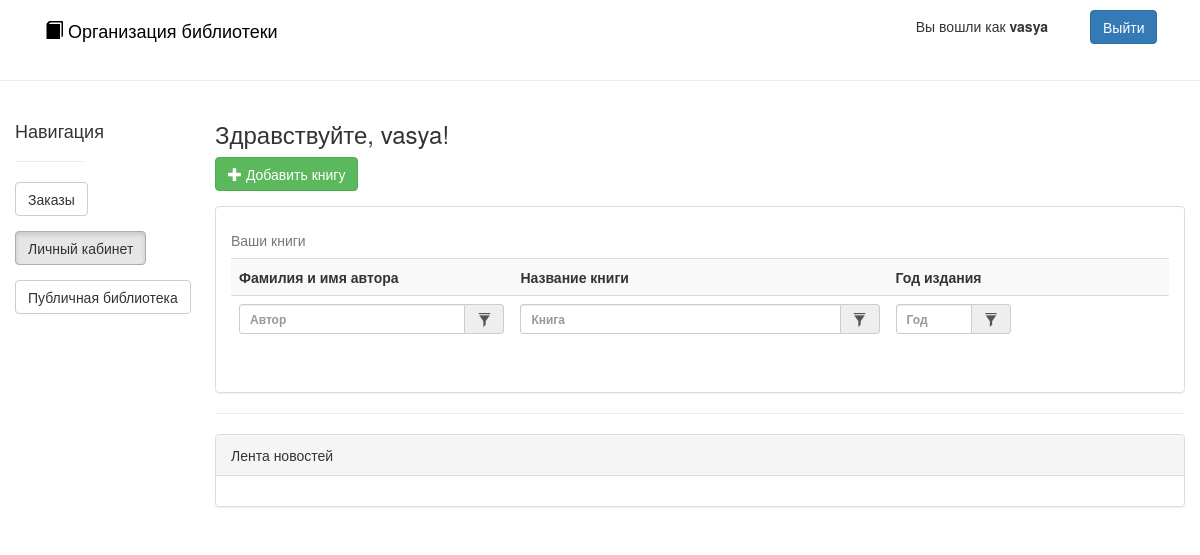
The page / (signed in) on the database as committed earlier.
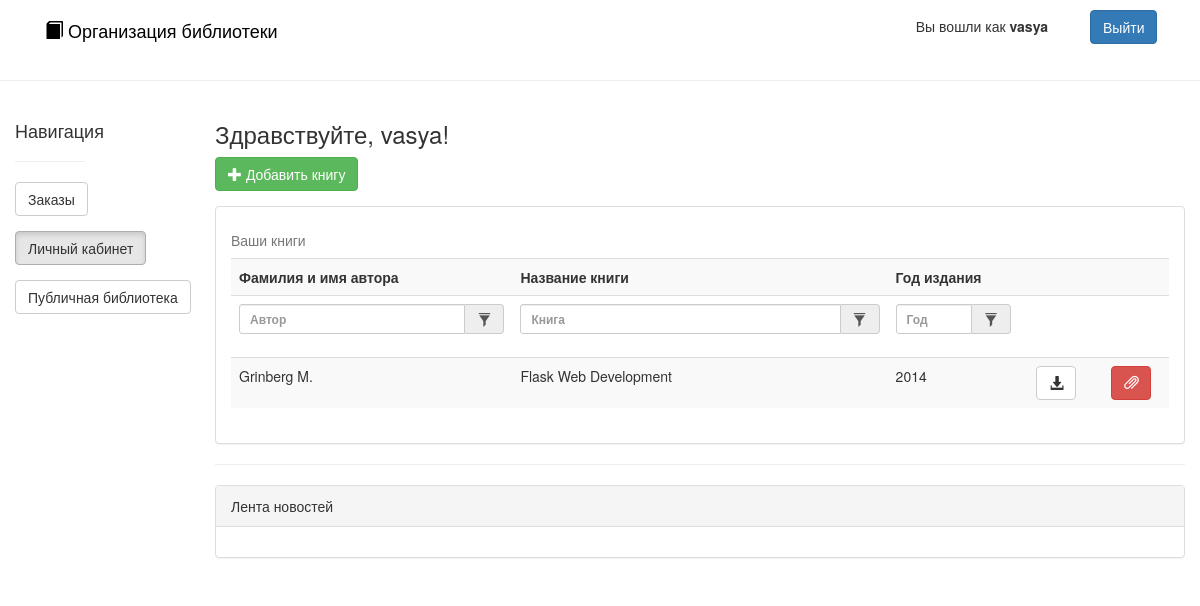
The same page on the database as committed later.
### app/models/Book.py (models this page shows, shortened)
class Book(db.Model):
    id = db.Column('id', db.String(36), primary_key=True, nullable=False)
    author = db.Column('author', db.Integer, nullable=False)
    name = db.Column('name', db.String(300), nullable=False)
    year = db.Column('year', db.Integer, nullable=False)
    file = db.Column('file', db.String(200), nullable=False)
    is_public = db.Column('is_public', db.Boolean, nullable=False)
    create_date = db.Column('create_date', db.DateTime, nullable=False)
    added_by_login = db.Column(db.String(30), ForeignKey('user.login'), nullable=False)
    added_by = db.relationship('User')
    @classmethod
    def get_last(cls, count):
        return cls.query.filter(cls.is_public is True).order_by(desc(cls.create_date)).limit(count).all()

### app/controllers/MainController.py (the view)
@app.route("/")
@login_required
def main():
    user_books = current_user.books#  Book.get_by_login(current_user.login)
    last_added_books = Book.get_last(10)
    return render_template('main.html', user_books=user_books, last_added_books=last_added_books)

### app/controllers/LoginController.py (called while the page is built)
@login_manager.user_loader
def load_user(lgn):
    return User.get(lgn)

### app/models/User.py (called while the page is built)
    @classmethod
    def get(cls, id):
        return cls.query.get(id)

### templates/main.html (shortened to what the changed rows need)
{% extends "layout.html" %}
{% block body %}
<div class="container col-md-10 col-md-offset-1">
    <div class="panel panel-default" style="max-height: 350px; overflow-y: scroll;">
            <div class="panel-body">
                <table class="table table-striped" id="books" >
                    <caption>Ваши книги</caption>
                    <tr>
                        <th width="30%">Фамилия и имя автора</th>
                        <th width="40%">Название книги</th>
                        <th width="14%">Год издания</th>
                        <th width="8%"></th>
                        <th width="8%"></th>
                    </tr>
                    <tr>
                        <th>
                            <div class="form-group form-group-sm">
                                <div class="input-group">
                                    <input type="text" class="form-control" id="filterAuthorName" placeholder="Автор">
                                    <div class="input-group-addon btn">
                                    </div>
                                </div>
                            </div>
                        </th>
                        <th>
                            <div class="form-group form-group-sm">
                                <div class="input-group">
                                    <input type="text" class="form-control" id="filterBookName" placeholder="Книга">
                                    <div class="input-group-addon btn">
                                    </div>
                                </div>
                            </div>
                        </th>
                        <th>
                            <div class="form-group form-group-sm">
                                <div class="input-group">
                                    <input type="text" class="form-control" id="filterYear" placeholder="Год">
                                    <div class="input-group-addon btn">
                                    </div>
                                </div>
                            </div>
                        </th>
                    </tr>
                    {% for book in user_books %}
                    <tr>
                        <td>{{ book.author }}</td>
                        <td>{{ book.name }}</td>
                        <td>{{ book.year }}</td>
                        <td align="center"><a download href="static/books/{{ book.file }}" class="btn btn-default"><span class="glyphicon glyphicon-download-alt" aria-hidden="true"></span></a></td>
                        <td align="center">
                            {% if book.added_by_login == current_user.login %}
                            <a href="{{ url_for('book_share', book_id=book.id) }}" class="btn btn-{% if book.is_public %}danger{% else %}primary{% endif %}"><span class="glyphicon glyphicon-{% if book.is_public %}ban-circle{% else %}share-alt{% endif %}" aria-hidden="true"></span></a>
                            {% else %}
                            <a href="{{ url_for('book_remove', book_id=book.id) }}" class="btn btn-danger"><span class="glyphicon glyphicon-paperclip" aria-hidden="true"></span></a>
                            {% endif %}
                        </td>
                    </tr>
                    {% endfor %}
                </table>
            </div>
    </div>
</div>
{% endblock %}

Rows that differ between the two databases and show on the page:
now on this page (row edited): Book: author "Grinberg M.", name "Flask Web Development", year "2014"
